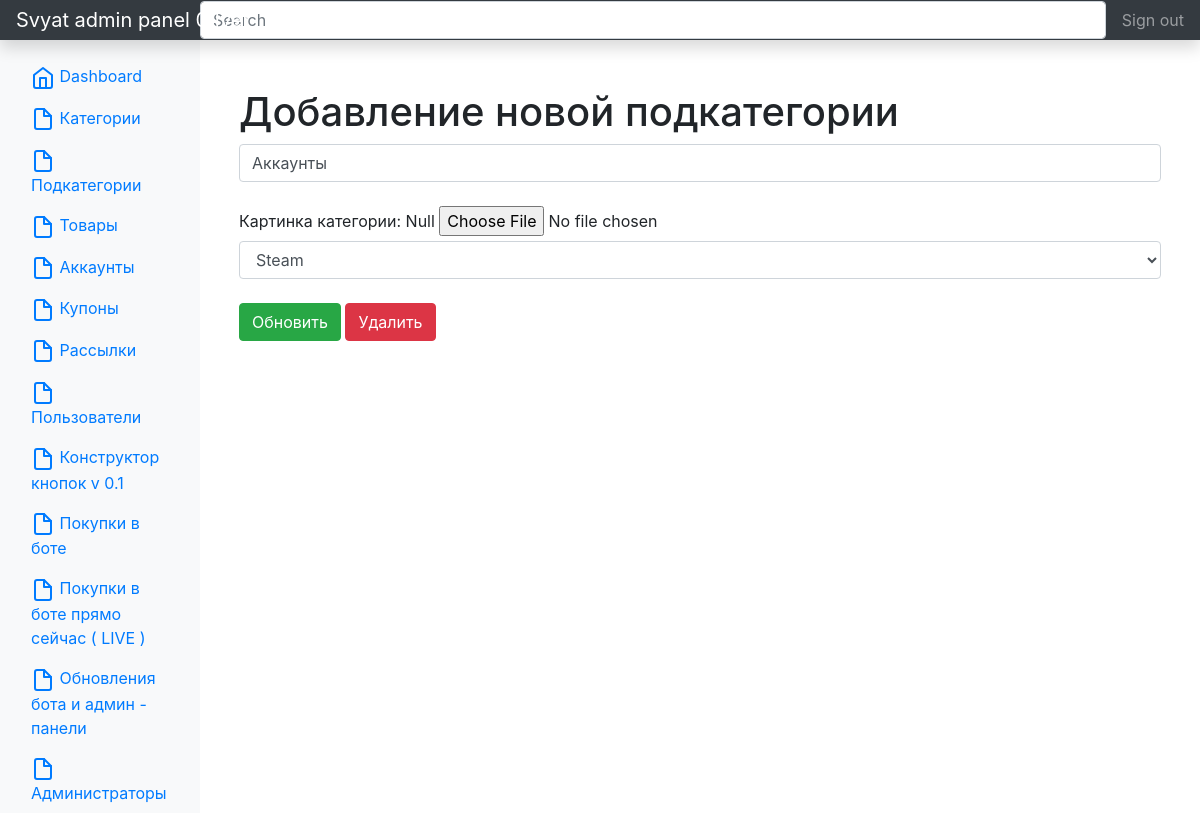
Page /admin/podcategory/4/update (signed in) on the committed database.
### app.py (models this page shows, shortened)
class PodCategory(db.Model):
    id = db.Column(db.Integer, primary_key=True)
    title = db.Column(db.String(100), nullable=False)
    image = db.Column(db.String(300))
    main_category = db.Column(db.String(100), nullable=False)

### app.py (the view)
@app.route('/admin/podcategory/<int:id>/update', methods=['POST', 'GET'])
@login_required
def podcategoryUpdate(id):
    podcategory = PodCategory.query.get(id)
    if request.method == "POST":
        podcategory.title = request.form['title']
        file = request.files['inputFile']
        podcategory.main_category = request.form['main_category']
        if not file:
            pass
        else:
            filename = secure_filename(file.filename)
            file.save(os.path.join(app.config['UPLOAD_FOLDER'], filename))
            category.image = file.filename
        try:
            db.session.commit()
            return redirect('/admin/podcategories')
        except:
            return "При редактировании подкатегории произошла ошибка"
    else:
        categories = Category.query.all()
        return render_template("podcategory_update.html", podcategory=podcategory, categories=categories)

### app.py (called while the page is built)
@manager.user_loader
def load_user(user_id):
    return AdminUser.query.get(user_id)

@app.after_request
def redirect_to_signin(response):
    if response.status_code == 401:
        return redirect(url_for('login_page'))
    return response

### templates/podcategory_update.html (shortened to what this page needs)
{% extends 'base.html' %}
{% block body %}
<div class="container mt-5">
  <h1>Добавление новой подкатегории</h1>
  <form method="post" enctype="multipart/form-data">
    <input type="text" name="title" id="title" value="{{ podcategory.title }}" class="form-control"><br>
    <label for='inputFile'>Картинка категории: {{ podcategory.image }}</label>
    <input type='file' name='inputFile'>
    <select name="main_category" id="main_category" class="form-control">
     <b> <option>{{ podcategory.main_category }}</option></b>
     </select><br>
    <input type="submit" class="btn btn-success" value="Обновить"></a>
    <a href="/admin/podacategories/{{ podcategory.id }}/del" class="btn btn-danger">Удалить</a>
</form>
{% endblock %}

### rows in the picture
PodCategory: title "Аккаунты", image "Null", main_category "Steam"
